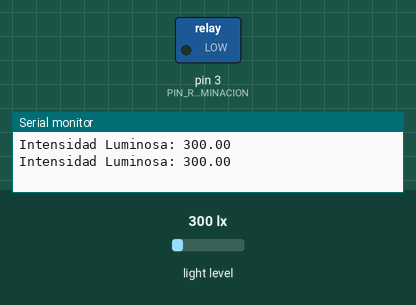
Bench run of a sketch on a simulated Arduino Uno, built with avr-gcc and run on an emulated ATmega328P. Parts: switched loads named in the sketch (green lamp = pin HIGH), the last lines printed to the serial monitor. The inputs (shaded band) are chosen by the test bench; at power-on: light level 300 lx.

Above: at 1.8 s.
1.9 s: light level set to 106 lx
3.4 s: light level set to 93 lx
At 4.8 s:
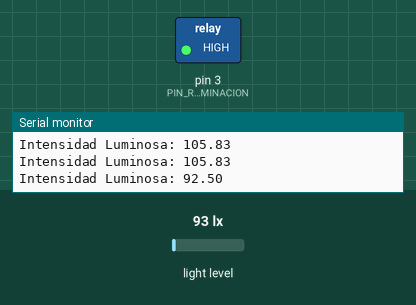
5.5 s: light level set to 500 lx
At 6.4 s:
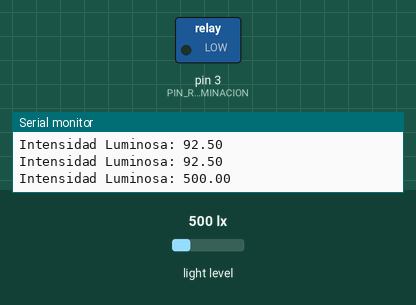
7.5 s: light level set to 40 lx
At 9.2 s:
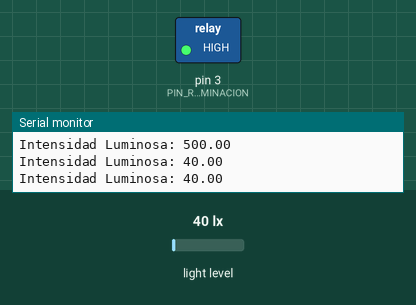
Timing chart, 0 to 10.5 s (numbered marks = the images above; inputs shaded):
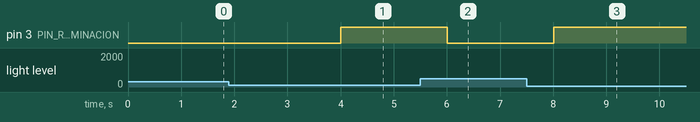

The sketch:

sketch_may15b.ino
```cpp
#include <Wire.h>
#include <BH1750.h>

#define PIN_RELE_ILUMINACION 3
#define PIN_SENSOR_LUZ_ADAFRUIT 4
#define PIN_SENSOR_LUZ_ADAFRUIT_VCC 5
#define PIN_SENSOR_LUZ_ADAFRUIT_GND 6

BH1750 sensorLuz;

void setup() {
  Serial.begin(9600);

  sensorLuz.begin();
  sensorLuz.setMTreg(32);

  pinMode(PIN_RELE_ILUMINACION, OUTPUT);
}

void loop() {
  float intensidadLuminosa = sensorLuz.readLightLevel();

  Serial.print("Intensidad Luminosa: ");
  Serial.println(intensidadLuminosa);

  if (intensidadLuminosa < 100) {
    digitalWrite(PIN_RELE_ILUMINACION, HIGH);
  } else {
    digitalWrite(PIN_RELE_ILUMINACION, LOW);
  }

  delay(1000);
}
```

Measured:
- the behaviour switches between 101 and 100 lx on light level (found by bisection; images 0 and 1)
- after the input at 3.4 s, pin 3 (PIN_RELE_ILUMINACION): LOW → HIGH after 0.61 s
- after the input at 5.5 s, pin 3 (PIN_RELE_ILUMINACION): HIGH → LOW after 0.51 s
- after the input at 7.5 s, pin 3 (PIN_RELE_ILUMINACION): LOW → HIGH after 0.51 s
